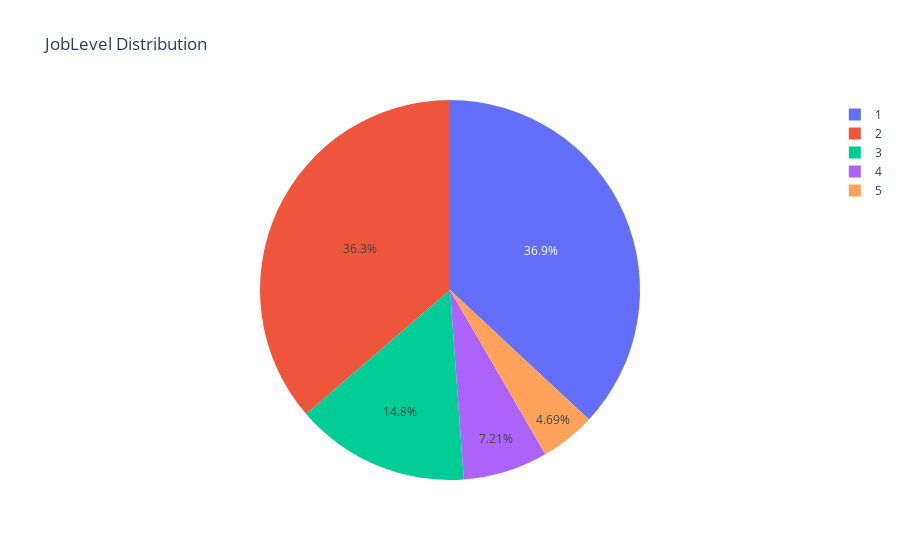

Notebook source saved alongside this figure:
### Code cell
px.pie(df, names="JobLevel", title="JobLevel Distribution")

### Figure 1 — Plotly figure (JSON) as saved in the notebook; plotly's stock layout.template omitted (floating-point values rounded to 4 significant figures; data arrays with more than 128 entries replaced by an {"elided": "..."} marker saying what was removed)
{"data": [{"domain": {"x": [0, 1], "y": [0, 1]}, "hovertemplate": "JobLevel=%{label}<extra></extra>", "labels": {"elided": "1470 int values"}, "legendgroup": "", "name": "", "showlegend": true, "type": "pie"}], "layout": {"legend": {"tracegroupgap": 0}, "title": {"text": "JobLevel Distribution"}}}
